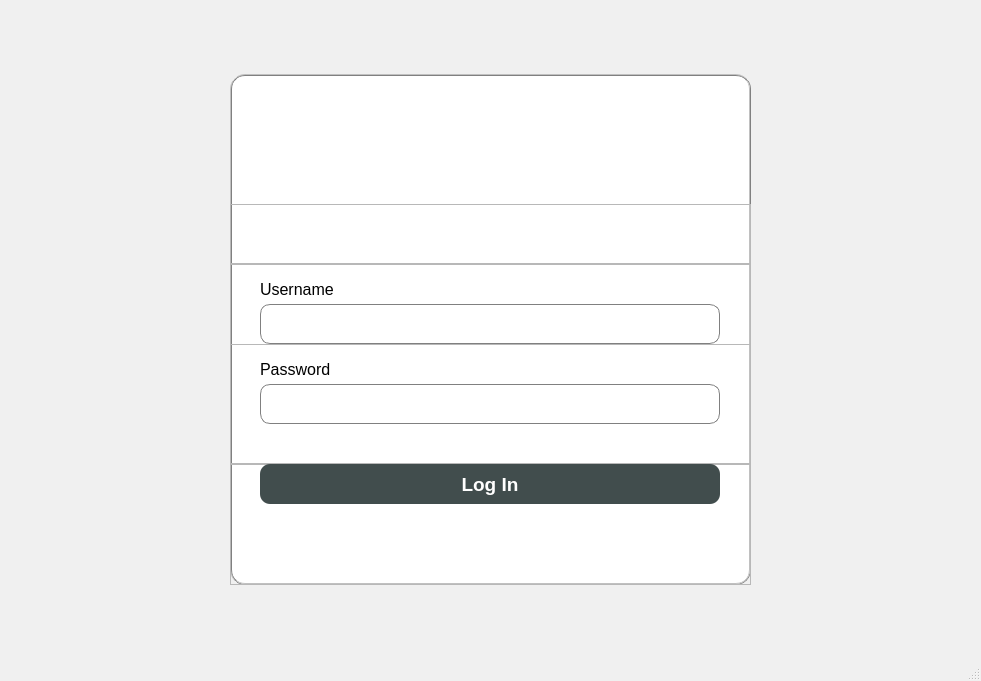
<?xml version="1.0" encoding="UTF-8"?>
<ui version="4.0">
 <class>MainWindow</class>
 <widget class="QMainWindow" name="MainWindow">
  <property name="geometry">
   <rect>
    <x>0</x>
    <y>0</y>
    <width>981</width>
    <height>681</height>
   </rect>
  </property>
  <property name="windowTitle">
   <string>MainWindow</string>
  </property>
  <property name="styleSheet">
   <string notr="true">QMainWindow{
 
	background-color: rgb(240, 240, 240);
}</string>
  </property>
  <widget class="QWidget" name="centralwidget">
   <layout class="QHBoxLayout" name="horizontalLayout">
    <item>
     <widget class="QGroupBox" name="groupBox">
      <property name="minimumSize">
       <size>
        <width>521</width>
        <height>511</height>
       </size>
      </property>
      <property name="maximumSize">
       <size>
        <width>521</width>
        <height>511</height>
       </size>
      </property>
      <property name="styleSheet">
       <string notr="true">QGroupBox{
 background-color: white;
 border-radius: 15px;
 border: 2px  ridge gray;
}</string>
      </property>
      <property name="title">
       <string/>
      </property>
      <property name="alignment">
       <set>Qt::AlignCenter</set>
      </property>
      <widget class="QLabel" name="label_2">
       <property name="geometry">
        <rect>
         <x>120</x>
         <y>60</y>
         <width>280</width>
         <height>70</height>
        </rect>
       </property>
       <property name="minimumSize">
        <size>
         <width>280</width>
         <height>70</height>
        </size>
       </property>
       <property name="maximumSize">
        <size>
         <width>280</width>
         <height>70</height>
        </size>
       </property>
       <property name="styleSheet">
        <string notr="true">image: url(:/newPrefix/logoPhoto.png);</string>
       </property>
       <property name="text">
        <string/>
       </property>
       <property name="pixmap">
        <pixmap>logoPhoto.png</pixmap>
       </property>
       <property name="scaledContents">
        <bool>true</bool>
       </property>
      </widget>
      <widget class="QFrame" name="frame_6">
       <property name="geometry">
        <rect>
         <x>0</x>
         <y>190</y>
         <width>521</width>
         <height>81</height>
        </rect>
       </property>
       <property name="minimumSize">
        <size>
         <width>521</width>
         <height>81</height>
        </size>
       </property>
       <property name="maximumSize">
        <size>
         <width>521</width>
         <height>81</height>
        </size>
       </property>
       <property name="frameShape">
        <enum>QFrame::StyledPanel</enum>
       </property>
       <property name="frameShadow">
        <enum>QFrame::Raised</enum>
       </property>
       <widget class="QLabel" name="label_5">
        <property name="geometry">
         <rect>
          <x>0</x>
          <y>10</y>
          <width>521</width>
          <height>31</height>
         </rect>
        </property>
        <property name="font">
         <font>
          <pointsize>12</pointsize>
         </font>
        </property>
        <property name="text">
         <string>Username</string>
        </property>
        <property name="indent">
         <number>30</number>
        </property>
       </widget>
       <widget class="QLineEdit" name="lineEdit_3">
        <property name="geometry">
         <rect>
          <x>30</x>
          <y>40</y>
          <width>460</width>
          <height>40</height>
         </rect>
        </property>
        <property name="minimumSize">
         <size>
          <width>460</width>
          <height>40</height>
         </size>
        </property>
        <property name="maximumSize">
         <size>
          <width>460</width>
          <height>40</height>
         </size>
        </property>
        <property name="font">
         <font>
          <pointsize>12</pointsize>
         </font>
        </property>
        <property name="styleSheet">
         <string notr="true">QLineEdit{
 padding: 10px;
 border: 1px solid;
 border-radius: 10px;
 border-color: gray;
 
}

QLineEdit:hover {
 border: 1px solid rgb(50, 50, 50);
}

QLineEdit:focus {
 border: 2px ridge rgb(50, 50, 50);
}</string>
        </property>
        <property name="echoMode">
         <enum>QLineEdit::Normal</enum>
        </property>
       </widget>
      </widget>
      <widget class="QFrame" name="frame_5">
       <property name="geometry">
        <rect>
         <x>0</x>
         <y>270</y>
         <width>521</width>
         <height>120</height>
        </rect>
       </property>
       <property name="minimumSize">
        <size>
         <width>521</width>
         <height>120</height>
        </size>
       </property>
       <property name="maximumSize">
        <size>
         <width>521</width>
         <height>100</height>
        </size>
       </property>
       <property name="frameShape">
        <enum>QFrame::StyledPanel</enum>
       </property>
       <property name="frameShadow">
        <enum>QFrame::Raised</enum>
       </property>
       <widget class="QLabel" name="label_4">
        <property name="geometry">
         <rect>
          <x>0</x>
          <y>10</y>
          <width>521</width>
          <height>31</height>
         </rect>
        </property>
        <property name="font">
         <font>
          <pointsize>12</pointsize>
         </font>
        </property>
        <property name="text">
         <string>Password</string>
        </property>
        <property name="indent">
         <number>30</number>
        </property>
       </widget>
       <widget class="QLineEdit" name="lineEdit_2">
        <property name="geometry">
         <rect>
          <x>30</x>
          <y>40</y>
          <width>460</width>
          <height>40</height>
         </rect>
        </property>
        <property name="minimumSize">
         <size>
          <width>460</width>
          <height>40</height>
         </size>
        </property>
        <property name="maximumSize">
         <size>
          <width>460</width>
          <height>40</height>
         </size>
        </property>
        <property name="font">
         <font>
          <pointsize>12</pointsize>
         </font>
        </property>
        <property name="styleSheet">
         <string notr="true">QLineEdit{
 padding: 10px;
 border: 1px solid;
 border-radius: 10px;
 border-color: gray;
 
}

QLineEdit:hover {
 border: 1px solid rgb(50, 50, 50);
}

QLineEdit:focus {
 border: 2px ridge rgb(50, 50, 50);
}</string>
        </property>
        <property name="echoMode">
         <enum>QLineEdit::Password</enum>
        </property>
       </widget>
      </widget>
      <widget class="QFrame" name="frame">
       <property name="geometry">
        <rect>
         <x>0</x>
         <y>130</y>
         <width>521</width>
         <height>60</height>
        </rect>
       </property>
       <property name="minimumSize">
        <size>
         <width>521</width>
         <height>60</height>
        </size>
       </property>
       <property name="maximumSize">
        <size>
         <width>521</width>
         <height>60</height>
        </size>
       </property>
       <property name="styleSheet">
        <string notr="true"/>
       </property>
       <property name="frameShape">
        <enum>QFrame::StyledPanel</enum>
       </property>
       <property name="frameShadow">
        <enum>QFrame::Raised</enum>
       </property>
       <widget class="QLabel" name="label">
        <property name="geometry">
         <rect>
          <x>30</x>
          <y>45</y>
          <width>461</width>
          <height>31</height>
         </rect>
        </property>
        <property name="styleSheet">
         <string notr="true">color: rgb(255, 0, 0);
</string>
        </property>
        <property name="text">
         <string/>
        </property>
       </widget>
      </widget>
      <widget class="QFrame" name="frame_2">
       <property name="geometry">
        <rect>
         <x>0</x>
         <y>390</y>
         <width>521</width>
         <height>121</height>
        </rect>
       </property>
       <property name="minimumSize">
        <size>
         <width>521</width>
         <height>121</height>
        </size>
       </property>
       <property name="maximumSize">
        <size>
         <width>521</width>
         <height>121</height>
        </size>
       </property>
       <property name="frameShape">
        <enum>QFrame::StyledPanel</enum>
       </property>
       <property name="frameShadow">
        <enum>QFrame::Raised</enum>
       </property>
       <widget class="QPushButton" name="pushButton_2">
        <property name="geometry">
         <rect>
          <x>30</x>
          <y>0</y>
          <width>460</width>
          <height>40</height>
         </rect>
        </property>
        <property name="maximumSize">
         <size>
          <width>460</width>
          <height>40</height>
         </size>
        </property>
        <property name="font">
         <font>
          <pointsize>14</pointsize>
          <bold>true</bold>
         </font>
        </property>
        <property name="styleSheet">
         <string notr="true">
QPushButton{
background-color: rgb(65, 77, 77);
color: rgb(255, 255, 255);
border-radius: 10px;
}

QPushButton:hover {
 
 background-color: rgb(90, 100, 100);
}

QPushButton:pressed{
 background-color: white;
 color: rgb(65, 77, 77);
 border: 1px solid black;
}

</string>
        </property>
        <property name="text">
         <string>Log In</string>
        </property>
       </widget>
      </widget>
     </widget>
    </item>
   </layout>
  </widget>
  <widget class="QMenuBar" name="menubar">
   <property name="geometry">
    <rect>
     <x>0</x>
     <y>0</y>
     <width>981</width>
     <height>22</height>
    </rect>
   </property>
  </widget>
  <widget class="QStatusBar" name="statusbar"/>
 </widget>
 <resources/>
 <connections/>
</ui>
